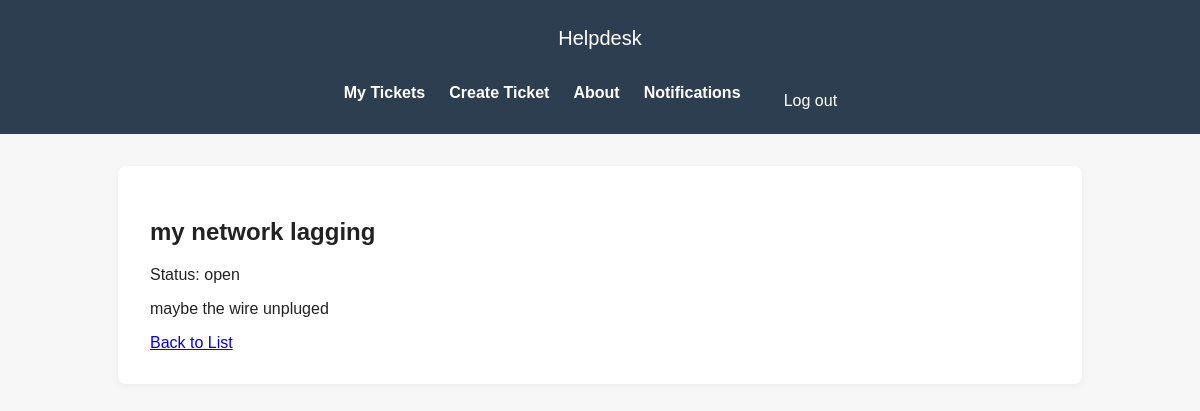
/tickets/1/ (signed in), run on an earlier commit of the app's database.
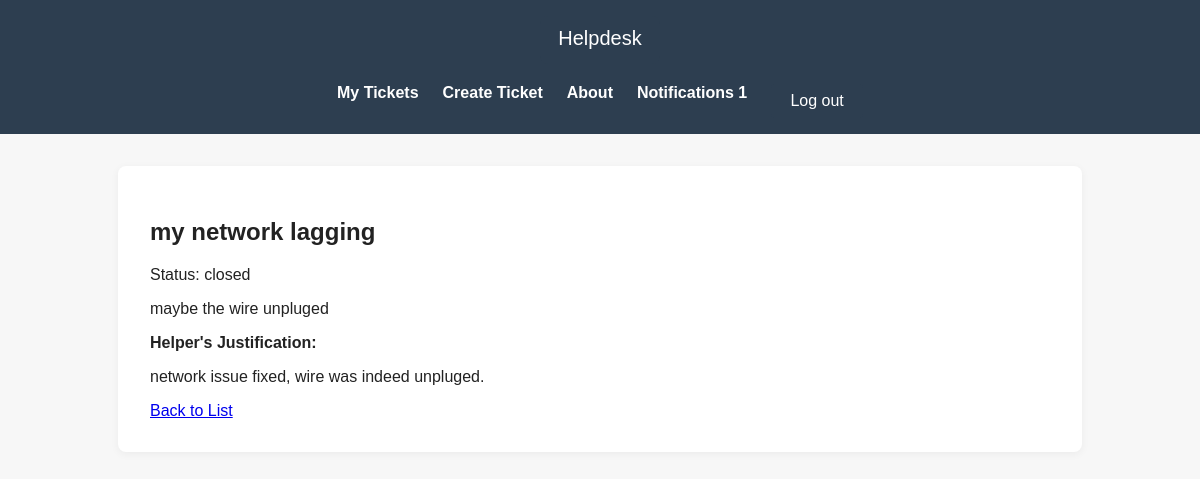
And on a later commit of the database.
### tickets/models.py (models this page shows, shortened)
class Ticket(models.Model):
    STATUS_CHOICES = [
        ('open', 'Open'),
        ('in_progress', 'In Progress'),
        ('resolved', 'Resolved'),
        ('closed', 'Closed'),
    ]
    title = models.CharField(max_length=200)
    description = models.TextField()
    status = models.CharField(max_length=20, choices=STATUS_CHOICES, default='open')
    created_at = models.DateTimeField(auto_now_add=True)
    updated_at = models.DateTimeField(auto_now=True)
    created_by = models.ForeignKey(settings.AUTH_USER_MODEL, on_delete=models.CASCADE, related_name='tickets')
    category = models.ForeignKey(Category, on_delete=models.SET_NULL, null=True, related_name='tickets')
    justification = models.TextField(blank=True, null=True)
    rating = models.PositiveSmallIntegerField(blank=True, null=True)

### tickets/views.py (the view, shortened to what this page needs)
# urls.py: path('<int:pk>/', views.ticket_detail, name='ticket_detail'),
@login_required
def ticket_detail(request, pk):
    ticket = get_object_or_404(Ticket, pk=pk)
    comments = ticket.comments.all()
    comment_form = CommentForm()
    unread_count = request.user.notifications.filter(is_read=False).count()
    return render(request, 'tickets/ticket_detail.html', {
        'ticket': ticket,
        'comments': comments,
        'comment_form': comment_form,
        'unread_count': unread_count
    })

### tickets/templates/tickets/ticket_detail.html (shortened to what this page needs)
{% extends 'tickets/base.html' %}
{% block content %}
<h2>{{ ticket.title }}</h2>
<p>Status: {{ ticket.status }}</p>
<p>{{ ticket.description }}</p>
{% if ticket.status == 'closed' and ticket.justification %}
  <div class="ticket-justification">
    <strong>Helper's Justification:</strong>
    <p>{{ ticket.justification }}</p>
  </div>
{% endif %}
<a href="{% url 'tickets:ticket_list' %}">Back to List</a>
{% endblock %}

### tickets/templates/tickets/base.html (shortened to what this page needs)
{% load static %}
<!DOCTYPE html>
<html lang="en">
  <head>
    <link rel="stylesheet" href="{% static 'css/base.css' %}" />
  </head>
  <body>
    <header>
      <div class="header-logo-container">
        <a href="{% url 'home' %}">
          <img src="{% static 'tickets/images/header-logo.svg' %}" alt="Helpdesk Logo" />
        </a>
      </div>
      <nav>
        <ul>
          {% if user.is_authenticated %}
            <li><a href="{% url 'tickets:ticket_list' %}">My Tickets</a></li>
            {% if user.role == 'staff' %}
              <li><a href="{% url 'tickets:ticket_create' %}">Create Ticket</a></li>
            {% endif %}
            <li><a href="{% url 'about' %}">About</a></li>
            <li><a href="{% url 'tickets:notifications' %}">Notifications{% if unread_count %} <span class="notif-count">{{ unread_count }}</span>{% endif %}</a></li>
            <li>
              <form id="logout-form" method="post" action="{% url 'logout' %}">
                <button type="submit">Log out</button>
              </form>
            </li>
          {% else %}
            <li><a href="{% url 'about' %}">About</a></li>
            <li><a href="{% url 'home' %}">Login</a></li>
            <li><a href="{% url 'signup' %}">Sign Up</a></li>
          {% endif %}
        </ul>
      </nav>
    </header>
    <main>
      {% block content %}{% endblock %}
    </main>
  </body>
</html>

### tickets/static/css/base.css (style rules this page uses)
body { font-family: Arial, sans-serif; margin: 0; padding: 0; background: #f7f7f7; color: #222; }
header { background: #2d3e50; color: #fff; padding: 1rem 0; margin-bottom: 2rem; }
.header-logo-container { display: flex; align-items: center; justify-content: center; margin-bottom: 1rem; }
.header-logo-container img { height: 48px; }
nav ul { list-style: none; display: flex; justify-content: center; gap: 1.5rem; padding: 0; margin: 0; }
nav a { color: #fff; text-decoration: none; font-weight: bold; }
main { max-width: 900px; margin: 0 auto; background: #fff; padding: 2rem; border-radius: 8px; box-shadow: 0 2px 8px rgba(0,0,0,0.05); }
button, input[type="submit"] { background: #2d3e50; color: #fff; border: none; padding: 0.5rem 1.2rem; border-radius: 4px; cursor: pointer; font-size: 1rem; }

What changed in the data, as far as the page shows it:
changed Ticket "my network lagging": status "open" → "closed"; justification (not shown) → "network issue fixed, wire was indeed unpluged."
Also different on the page:
{{ unread_count }}: (not shown) → "1"
text now shown: "Helper's Justification:"
